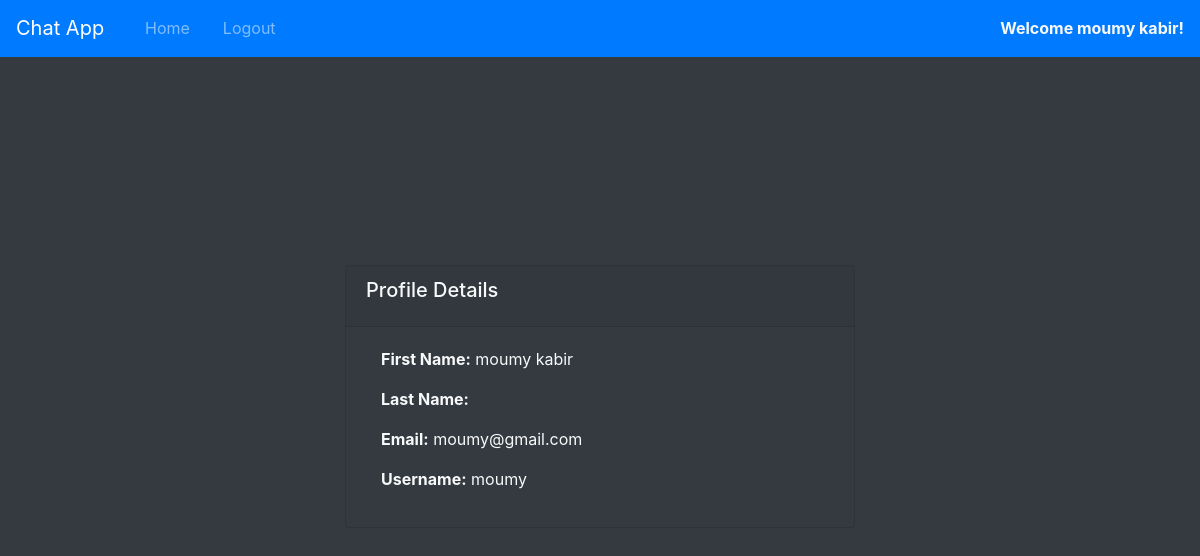
/chat/profile/ (signed in), run on the app's committed database.
### hospital/models.py (models this page shows)
class User(AbstractUser):
    is_patient = models.BooleanField(default=False)
    is_doctor = models.BooleanField(default=False)
    is_hospital_admin = models.BooleanField(default=False)
    is_labworker = models.BooleanField(default=False)
    is_pharmacist = models.BooleanField(default=False)
    login_status = models.BooleanField(default=False)

### ChatApp/views.py (the view)
# urls.py: path('profile/', views.profile, name='chat-profile'),
@csrf_exempt
@login_required
def profile(request):
    context = {
        "page":"profile",
    }
    return render(request,"chat/profile.html",context)

### templates/chat/profile.html
{% extends 'chat/base.html' %} {% load static %} {% block header %} {% endblock %} {% block content %}
<div class="container h-100 d-flex flex-column align-items-center justify-content-center">
    <div class="col-md-6">
        <div class="card bg-dark">
            <div class="card-header">
                <h5 class="card-title">Profile Details</h5>
            </div>
            <div class="card-body">
                <div class="container-fluid">
                    <p><b>First Name:</b> {{user.first_name}}</p>
                    <p><b>Last Name:</b> {{user.lastn_ame}}</p>
                    <p><b>Email:</b> {{user.email}}</p>
                    <p><b>Username:</b> {{user.username}}</p>
                </div>
            </div>
        </div>
    </div>
</div>
{% endblock %}

### templates/chat/base.html (shortened to what this page needs)
<!DOCTYPE html>
<html lang="en">
{% load static %}
<head>
    <link rel="stylesheet" href="{% static 'css/bootstrap.min.css' %}">
    <link rel="stylesheet" href="{% static 'fontawesome-free/css/all.min.css' %}">
    <link rel="stylesheet" href="{% static 'css/custom.css' %}">
</head>
<body class='bg-dark text-light'>
    <nav class="navbar navbar-expand-lg navbar-dark bg-primary w-100 border-bottom border-primary mb-2" id="top-nav">
        <a class="navbar-brand" href="{% url 'chat-home' %}">Chat App</a>
        <div class="collapse navbar-collapse" id="nav-menu">
            <ul class="navbar-nav mr-auto">
                <li class="nav-item {% if page == 'home' %} active {% endif %}">
                    <a class="nav-link" href="{% url 'chat-home' %}"><i class="fa fa-home"></i> Home</a>
                </li>
                <li class="nav-item">
                    <a class="nav-link" href="{% url 'chat-logout' %}"><i class="fa fa-sign-out-alt"></i> Logout</a>
                </li>
            </ul>
            {% if user.is_authenticated %}
            <span><a class="text-light"  href="{% url 'chat-profile' %}"><i class="fa fa-user"></i> <b>Welcome {{user.first_name}}!</b></a></span> {% endif %}
        </div>
    </nav>
    <div class="container h-100">
        {% block content %}{% endblock content %}
    </div>
</body>
</html>

### static/css/custom.css (style rules this page uses)
html, body { height: 100%; width: 100%; }

### templates/chat/base.html (style rules this page uses)
html, body { height: 100%; width: 100%; }

### data on the page
User: first_name "moumy kabir", email "moumy@gmail.com", username "moumy"
